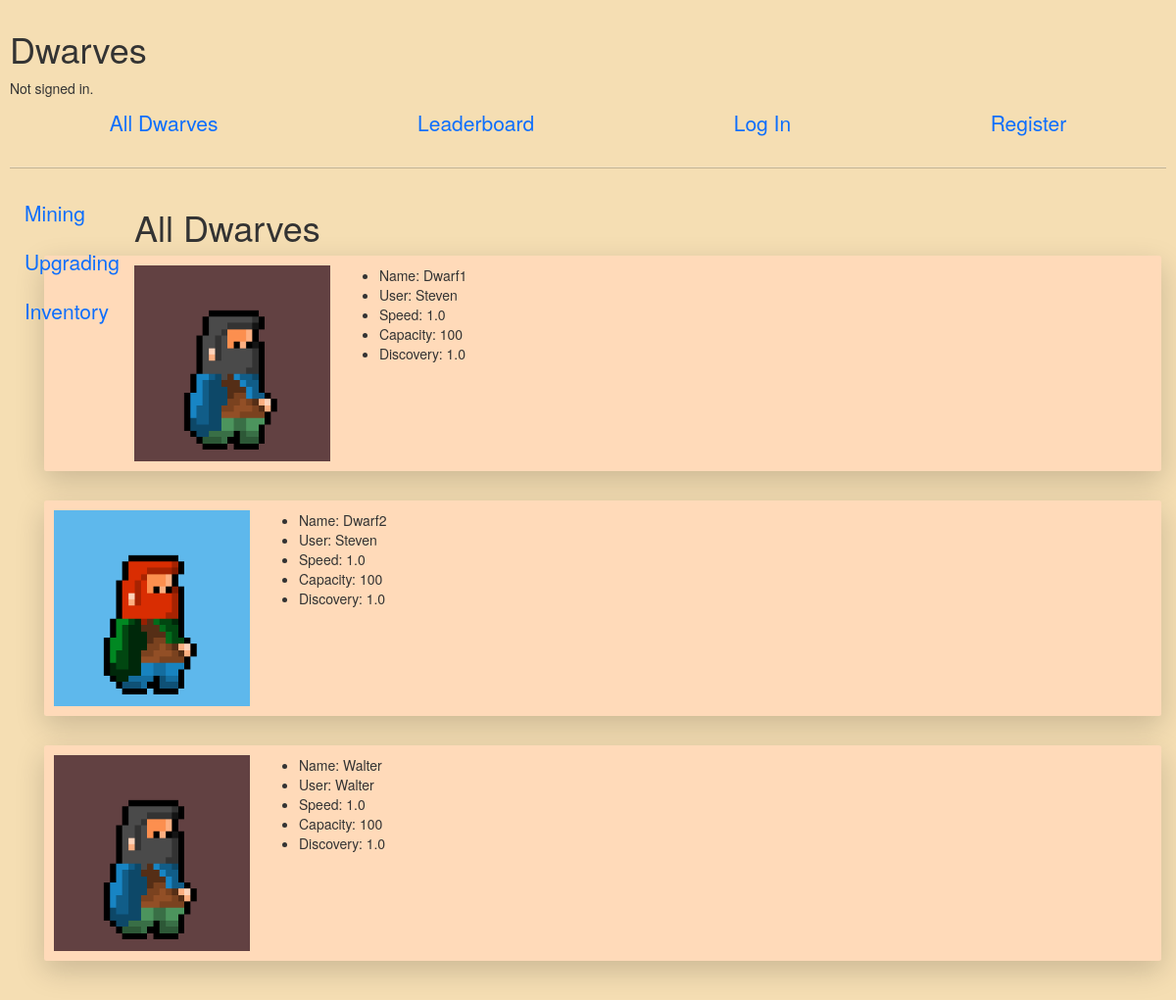
Before: / with the older database file.
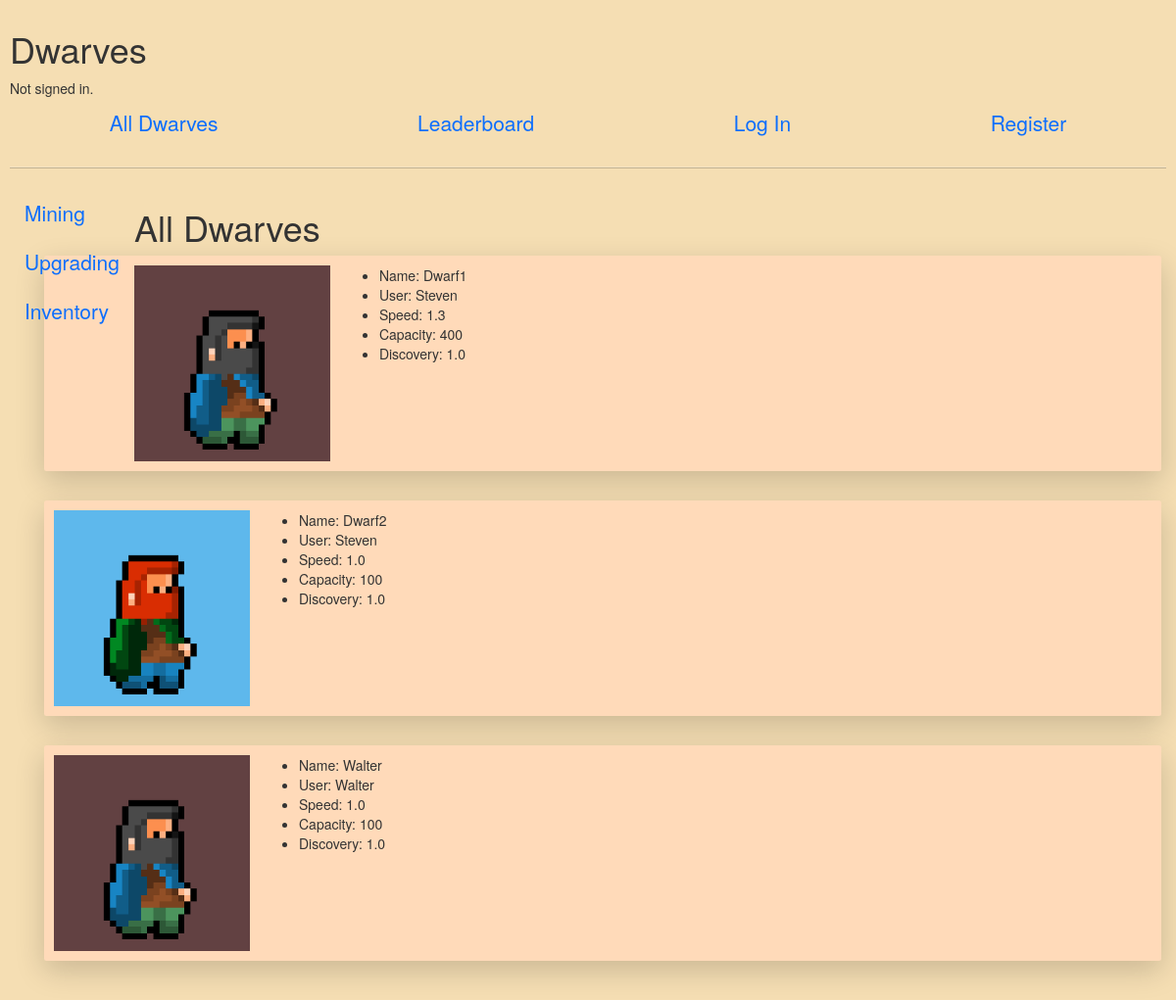
After: the same page with the newer database file.
### dwarves/models.py (models this page shows, shortened)
class Dwarf(models.Model):
    name = models.CharField(max_length=64)
    user = ForeignKey(User, related_name="user_dwarfs", on_delete=CASCADE)
    portrait = models.CharField(max_length=64,default="portrait1.png")
    speed = FloatField(default=1)
    capacity = models.IntegerField(default=100)
    discovery = FloatField(default=1)

class User(AbstractUser):
    gold_obtained = models.IntegerField(default=0)

### dwarves/views.py (the view)
# urls.py: path("", views.all_dwarves, name="all_dwarves"),
def all_dwarves(request):
    dwarves_list = Dwarf.objects.all()
    return render(request, "dwarves/all_dwarves.html",{
        "page_title" : "All Dwarves",
        "dwarves" : dwarves_list,
    })

### dwarves/templates/dwarves/all_dwarves.html
{% extends "dwarves/layout.html" %}
{% load static %}
{% block body %}
<h1>{{ page_title }}</h1>
{% for dwarf in dwarves %}
<div class="container shadow-lg p-3 mb-5 bg-body rounded", id=mainbox>
    <img class="main-portrait" src="{% static '/dwarves/media/'|add:dwarf.portrait %}" alt="potrait{{ dwarf.portrait }}4"/>
    <ul>
        <li>Name: {{ dwarf.name }}</li>
        <li>User: {{ dwarf.user }}</li>
        <li>Speed: {{dwarf.speed}}</li>
        <li>Capacity: {{dwarf.capacity}}</li>
        <li>Discovery: {{dwarf.discovery}}</li>
    </ul>
</div>
{% endfor %}
{% endblock %}

### dwarves/templates/dwarves/layout.html (shortened to what this page needs)
{% load static %}
<!DOCTYPE html>
<html lang="en">
    <head>
        <link href="https://cdn.jsdelivr.net/npm/bootstrap@5.0.0-beta2/dist/css/bootstrap.min.css" rel="stylesheet">
        <link href="{% static 'dwarves/styles.css' %}" rel="stylesheet">
        <link rel="stylesheet" href="https://stackpath.bootstrapcdn.com/bootstrap/3.4.1/css/bootstrap.min.css">
    </head>
    <body>
        <h1>Dwarves</h1>
        <div>
            {% if user.is_authenticated %}
                Signed in as <strong>{{ user.username }}</strong>.
            {% else %}
                Not signed in.
            {% endif %}
        </div>
        <ul class="nav justify-content-center nav-fill">
            <li class="nav-item">
                <a class="nav-link" href="{% url 'all_dwarves' %}">All Dwarves</a>
            </li>
            {% if user.is_authenticated %}
                <li class="nav-item">
                    <a class="nav-link" href="{% url 'my_dwarves' %}">My dwarves</a>
                </li>
                <li class="nav-item">
                    <a class="nav-link" href="{% url 'leaderboard' %}">Leaderboard</a>
                </li>
                <li class="nav-item">
                    <a class="nav-link" href="{% url 'logout' %}">Log Out</a>
                </li>
            {% else %}
                <li class="nav-item">
                    <a class="nav-link" href="{% url 'leaderboard' %}">Leaderboard</a>
                </li>
                <li class="nav-item">
                    <a class="nav-link" href="{% url 'login' %}">Log In</a>
                </li>
                <li class="nav-item">
                    <a class="nav-link" href="{% url 'register' %}">Register</a>
                </li>
            {% endif %}
        </ul>
        <hr>
        <div class="vertical-nav">
            <ul class="nav flex-column">
            <li class="nav-item">
              <a class="nav-link active" aria-current="page" href="{% url 'mining' %}">Mining</a>
            </li>
            <li class="nav-item">
              <a class="nav-link" href="{% url 'select' %}">Upgrading</a>
            </li>
            <li class="nav-item">
              <a class="nav-link" href="{% url 'inventory' %}">Inventory</a>
            </li>
            </ul>
        </div>
            <div class="container">
            {% block body %}
            {% endblock %}
            </div>
    </body>
</html>

### dwarves/static/dwarves/styles.css (style rules this page uses)
body { padding: 10px; background-color:wheat !important; }
img { height: 200px; }
.nav-link { font-size: 150% !important; }
.vertical-nav { float: left !important; }
.main-portrait { float: left; margin-right: 50px; }
#mainbox { background-color:peachpuff !important; }

Changed rows visible on the page:
changed Dwarf "Dwarf1": speed "1.0" → "1.3"; capacity "100" → "400"
